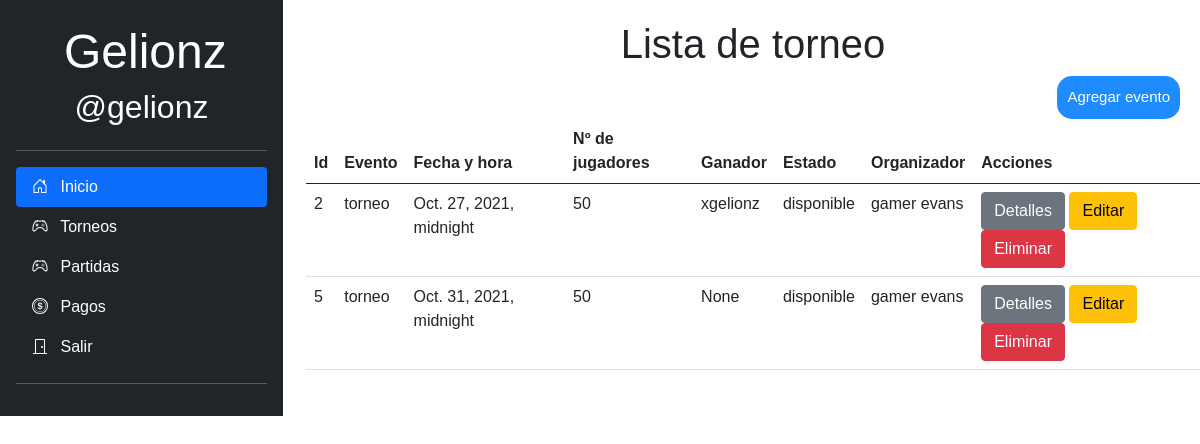
Page /principal/listar_evento/torneo/ (signed in) on the earlier database version.
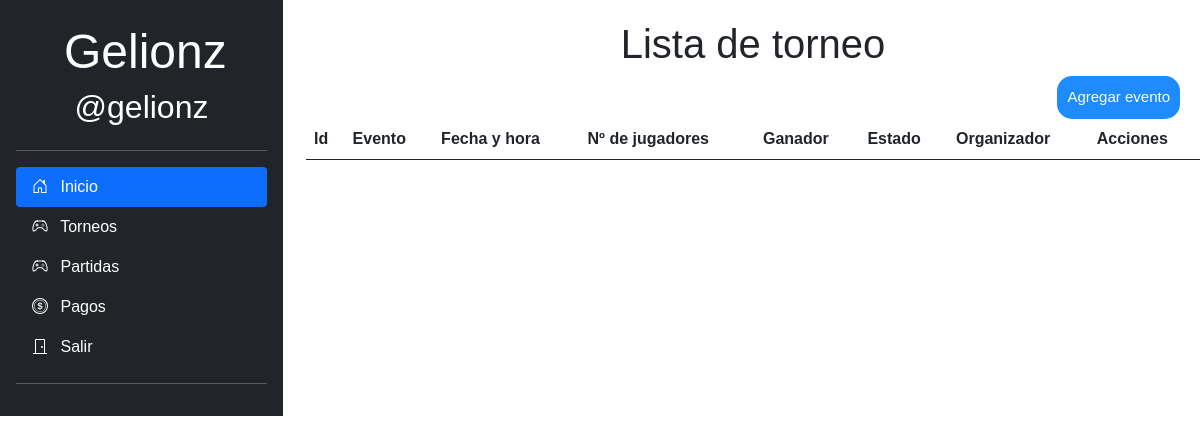
Same page on the later database version.
### aplicaciones/principal/models.py (models this page shows, shortened)
class Usuario(AbstractBaseUser):
	username                = models.CharField('Nombre de usuario', unique = True, max_length=100)
	email                   = models.EmailField('Correo Electronico', max_length=254, unique=True)
	nombres                 = models.CharField('Nombres', max_length=200,blank=True, null=True)
	apellidos               = models.CharField('Apellidos', max_length=15,blank=True, null=True)
	documento               = models.CharField('Numero de documento', max_length=15,blank=True, null= True)
	celular                 = models.CharField('Numero de telefono', max_length=10,blank=True, null= True)
	genero                  = models.CharField('Genero', max_length=200, choices=elegir_genero)
	imagen                  = models.ImageField(default='perfil/gelionz1.jpg/', upload_to='perfil/',blank=True, null= True)
	usuario_activo          = models.BooleanField(default=True)
	usuario_administrador   = models.BooleanField(default=False)
	rol_de_usuario          = models.CharField(max_length=200, choices=rol_usuario,default='jugador')
	objects                 = UsuarioManager()
	USERNAME_FIELD = 'username'
	REQUIRED_FIELDS =['email','nombres','apellidos']
	def __str__(self):
		return f'{self.nombres} {self.apellidos}'

class Evento(models.Model):
	tipo_evento         =models.CharField(max_length=200, choices=tipos_eventos)
	codigo 		        =models.CharField(max_length=200, null=True, blank=True)
	fecha_hora_evento   =models.DateTimeField()
	valor_evento        =models.PositiveIntegerField()
	ganador_evento      =models.CharField(max_length=200, null=True, blank=True)
	cantidad_jugadores  =models.PositiveIntegerField() #cant_equipos
	is_paid             =models.BooleanField(default=False) #si el evento fue pago al ganador
	estado              =models.CharField(max_length=200, choices=estados, default='disponible')
	organizador         =models.ForeignKey(Usuario, on_delete=models.CASCADE)

### aplicaciones/principal/views.py (the view)
# urls.py: path('listar_evento/<str:vista>/', views.listar_evento_view, name = 'listar_evento_view'),
def listar_evento_view(request, vista):
	try:
		persona = Usuario.objects.get(username=request.user.username)
		lista = Evento.objects.filter(tipo_evento = vista , organizador = persona)
	except:
		pass
	return render(request, 'listar_evento.html', locals())

### templates/listar_evento.html (shortened to what this page needs)
{% extends 'base_streaming.html' %}
{% block contenido %}
<h1>Lista de {{ vista }}</h1>
{% if profile.user.rol_de_usuario == streamer and request.user.is_authenticated %}
<a class="btnagregar" href="{% url 'agregar_evento_view' %}">Agregar evento</a>
{% endif %}
<table class="table">
  <thead>
    <tr>
      <th scope="col">Id</th>
      <th scope="col">Evento</th>
      <th scope="col">Fecha y hora</th>
      <th scope="col">Nº de jugadores</th>
      <th scope="col">Ganador</th>
      <th scope="col">Estado</th>
      <th scope="col">Organizador</th>
      <th scope="col">Acciones</th>
    </tr>
  </thead>
  <tbody>
    {% for p in lista %}
      <tr>
        <td>{{ p.id }}</td>
        <td>{{ p.tipo_evento }}</td>
        <td>{{ p.fecha_hora_evento }}</td>
        <td>{{ p.cantidad_jugadores }}</td>
        <td>{{ p.ganador_evento }}</td>
        <td>{{ p.estado }}</td>
        <td>{{ p.organizador }}</td>
        <td>
          {% if profile.user.rol_de_usuario == streamer and request.user.is_authenticated %}
            <a href="{% url 'detalle_view' id_evento=p.id %}" class="btn btn-secondary">Detalles</a>
            <a href="{% url 'editarE_view' id_evento=p.id %}" class="btn btn-warning">Editar</a>
            <a href="{% url 'eliminarEvento_view' id_evento=p.id %}" class="btn btn-danger">Eliminar</a>
          {% endif %}
        </td>
      </tr>
    {% endfor %}
  </tbody>
</table>
{% endblock contenido %}

### templates/base_streaming.html (shortened to what this page needs)
<!DOCTYPE html>
<html lang="en">
<head>
    <link rel="stylesheet" href="/static/css/bootstrap.min.css">
    <link rel="stylesheet" href="/static/css/styles.css">
</head>
<body>
    <div class="row">
        <div class="col-md-3">
            <div class="d-flex flex-column flex-shrink-0 p-3 text-white bg-dark position-fixed" style="width: 283px;">
                <a href="/" class="d-flex align-items-center mb-3 mb-md-0 me-md-auto text-white text-decoration-none">
                    <svg class="bi me-2" width="40" height="50">
                        <use xlink:href="#bootstrap"></use>
                    </svg>
                    <span style="text-align: center; font-size: 3rem;">Gelionz</span>
                </a>
                <h2 style="text-align: center; font-size: 2rem;">@{{ user.username }}</h2>
                <hr>
                <ul class="nav nav-pills flex-column mb-auto">
                    <li class="nav-item">
                        <a href="{% url 'inicio_view' %}" class="nav-link active" aria-current="page">
                            Inicio
                        </a>
                    </li>
                    <li>
                        <a href="{% url 'listar_evento_view' vista='torneo' %}" class="nav-link text-white">
                            Torneos
                        </a>
                    </li>
                    <li>
                        <a href="{% url 'listar_evento_view' vista='partida' %}" class="nav-link text-white">
                            Partidas
                        </a>
                    </li>
                    <li>
                        <a href="{% url 'pagos_view' %}" class="nav-link text-white">
                            Pagos
                        </a>
                    </li>
                    {% if request.user.is_authenticated %}
                    <li class="nav-item {% if request.path == '/Logout/' %}active{% endif %} px-lg-4">
                    <li>
                        <a href="{% url 'logout' %}" class="nav-link text-white">
                            Salir
                        </a>
                    </li>
                    </li>
                    {% endif %}
                </ul>
                <hr>
            </div>
        </div>
        <div class="col-md-9">
            {% block contenido %}
            {% endblock %}
        </div>
    </div>
</body>
</html>

### aplicaciones/principal/static/css/styles.css (style rules this page uses)
body { width: 100%; font-family: Arial, Helvetica, sans-serif; }
h1 { text-align: center; margin-top: 20px; }
.btnagregar { text-decoration: none; padding: 10px; border-radius: 15px; font-size: 15px; background-color: rgb(30, 139, 255); color: white; float:right; margin-right: 20px; }
.table { justify-content: center; margin-right: 20px; }

Differences in the rows shown:
removed Evento: id "2", tipo_evento "torneo", fecha_hora_evento "Oct. 27, 2021, midnight", cantidad_jugadores "50", ganador_evento "xgelionz", estado "disponible", organizador "gamer evans"
removed Evento: id "5", tipo_evento "torneo", fecha_hora_evento "Oct. 31, 2021, midnight", cantidad_jugadores "50", ganador_evento "None", estado "disponible", organizador "gamer evans"
